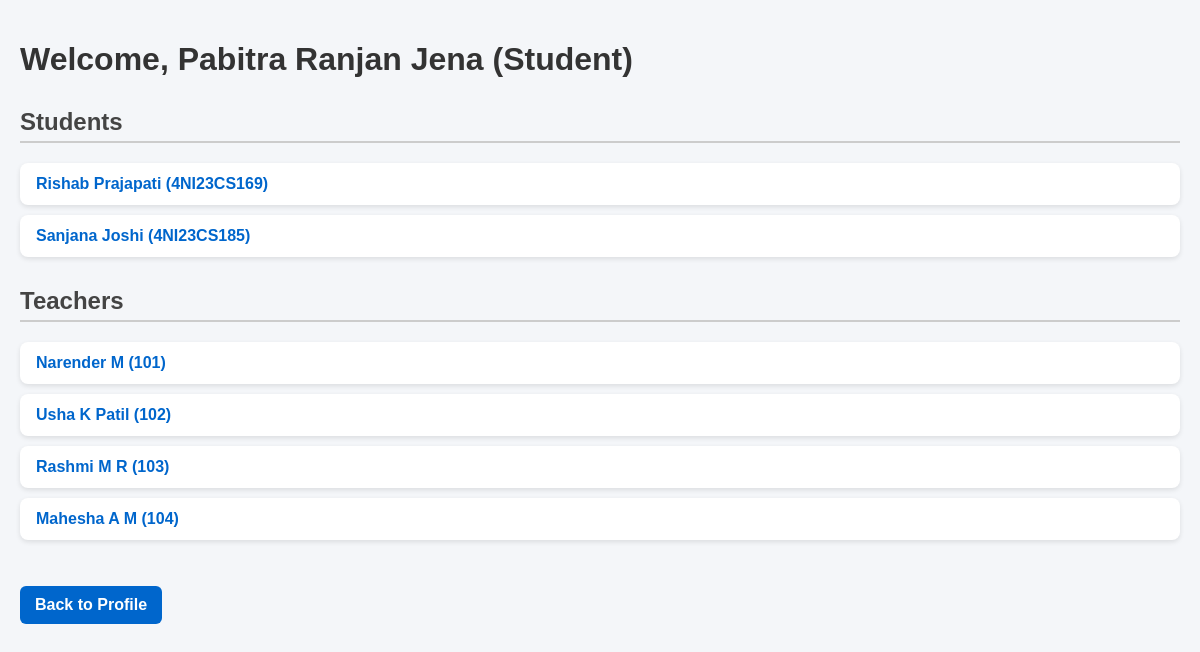
The page /student/1/chat/ (signed in) on the database its author committed.
### tablelogic/models.py (models this page shows, shortened)
class Student(models.Model):
    usn = models.CharField(max_length=20, unique=True)
    name = models.CharField(max_length=100)
    semester = models.IntegerField(choices=[(i, str(i)) for i in range(1, 9)])
    section = models.ForeignKey(Section, on_delete=models.CASCADE)
    batch = models.ForeignKey(Batch, on_delete=models.CASCADE)
    password = models.CharField(max_length=100, default = 'password')

class Teacher(models.Model):
    name = models.CharField(max_length=100)
    employee_id = models.CharField(max_length=50, unique=True)
    password = models.CharField(max_length=100, default = 'password')

### tablelogic/views.py (the view, shortened to what this page needs)
# urls.py: path('<str:user_type>/<int:user_id>/chat/', views.chat_list_view, name='chat_list'),
def chat_list_view(request, user_type, user_id):
    if user_type == "student":
        current_user_id = request.session.get('student_id')
        if not current_user_id:
            return redirect('home')
        current_user = get_object_or_404(Student, id=current_user_id)
        students = Student.objects.exclude(id=current_user.id)  # Exclude self
        teachers = Teacher.objects.all()  # Show all teachers
    else:
        return redirect('home')
    context = {
        'user_type': user_type,
        'user_id': current_user.id,
        'user': current_user,
        'students': students,
        'teachers': teachers,
    }
    return render(request, 'chat_list.html', context)

### tablelogic/templates/chat_list.html (shortened to what this page needs)
<!DOCTYPE html>
<html>
<head>
</head>
<body>
    <h1>Welcome, {{ user.name }} ({{ user_type|title }})</h1>
    <h2>Students</h2>
    <ul>
        {% for student in students %}
            <li>
                <a href="{% url 'chat_room' user_type=user_type user_id=user_id receiver_type='student' receiver_id=student.id %}">
                    {{ student.name }} ({{ student.usn }})
                </a>
            </li>
        {% empty %}
            <li>No students found</li>
        {% endfor %}
    </ul>
    <h2>Teachers</h2>
    <ul>
        {% for teacher in teachers %}
            <li>
                <a href="{% url 'chat_room' user_type=user_type user_id=user_id receiver_type='teacher' receiver_id=teacher.id %}">
                    {{ teacher.name }} ({{ teacher.employee_id }})
                </a>
            </li>
        {% empty %}
            <li>No teachers found</li>
        {% endfor %}
    </ul>
    {% if user_type == 'student' %}
        <a href="{% url 'student_profile' user.id %}" class="back-link">Back to Profile</a>
    {% elif user_type == 'teacher' %}
        <a href="{% url 'teacher_profile' user.id %}" class="back-link">Back to Profile</a>
    {% endif %}
</body>
</html>

### tablelogic/templates/chat_list.html (style rules this page uses)
body { font-family: Arial, sans-serif; background-color: #f4f6f9; margin: 0; padding: 20px; }
h1 { color: #333; margin-bottom: 10px; }
h2 { color: #444; border-bottom: 2px solid #ccc; padding-bottom: 5px; margin-top: 30px; }
ul { list-style-type: none; padding: 0; }
li { background: white; margin: 10px 0; padding: 12px 16px; border-radius: 8px; box-shadow: 0 2px 5px rgba(0,0,0,0.1); transition: background 0.2s ease; }
a { text-decoration: none; color: #0066cc; font-weight: bold; }
.back-link { display: inline-block; margin-top: 30px; padding: 10px 15px; background: #0066cc; color: white; border-radius: 6px; text-decoration: none; }

### rows shown on the page
Student: name "Pabitra Ranjan Jena"
Student: name "Rishab Prajapati", usn "4NI23CS169"
Student: name "Sanjana Joshi", usn "4NI23CS185"
Teacher: name "Narender M", employee_id "101"
Teacher: name "Usha K Patil", employee_id "102"
Teacher: name "Rashmi M R", employee_id "103"
Teacher: name "Mahesha A M", employee_id "104"

### other values the page prints
{{ user_type|title }} "Student"
